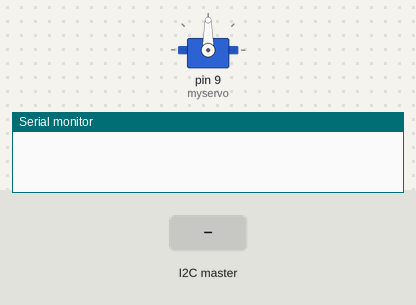
Bench run of a sketch on a simulated Arduino Uno, built with avr-gcc and run on an emulated ATmega328P. Shown: servo, the last lines printed to the serial monitor. The inputs (shaded band) are chosen by the test bench.

Above: at 1.2 s.
1.3 s: the I2C master sends the byte 1
At 2.1 s:
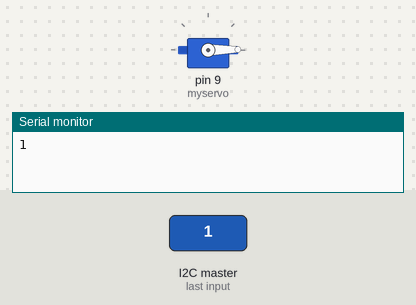
2.8 s: the I2C master sends the byte 200
At 3.2 s:
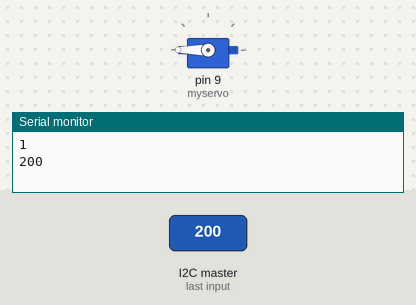
4.3 s: the I2C master sends the byte 90
At 5.6 s:
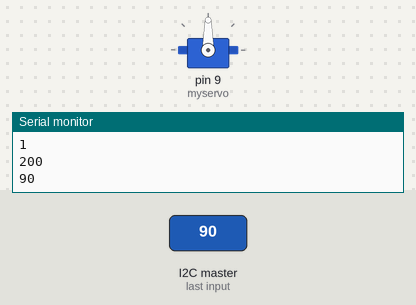
Timing chart, 0 to 7.3 s (numbered marks = the images above; inputs shaded):
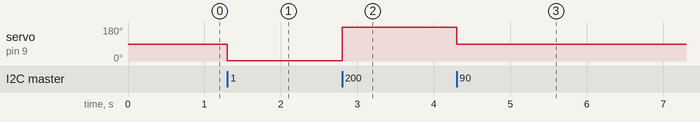

The sketch:

Arduino_slave.ino
```cpp
#include <Wire.h>
#include <Servo.h>

Servo myservo;

void setup()
{
  Serial.begin(9600);
  Wire.begin(0x4);
  Wire.onReceive(receiveEvent);
  myservo.attach(9);
}

void receiveEvent(int howMany)
{
  while (Wire.available())
  {
    int angle = Wire.read();
    Serial.println(angle);
    myservo.write(angle);
  }
}

void loop()
{
  delay(100);
}
```

Measured:
- after the input at 1.3 s, servo on pin 9 (myservo): 90° → 1° at once
- after the input at 2.8 s, servo on pin 9 (myservo): 1° → 180° at once
- after the input at 4.3 s, servo on pin 9 (myservo): 180° → 90° at once
